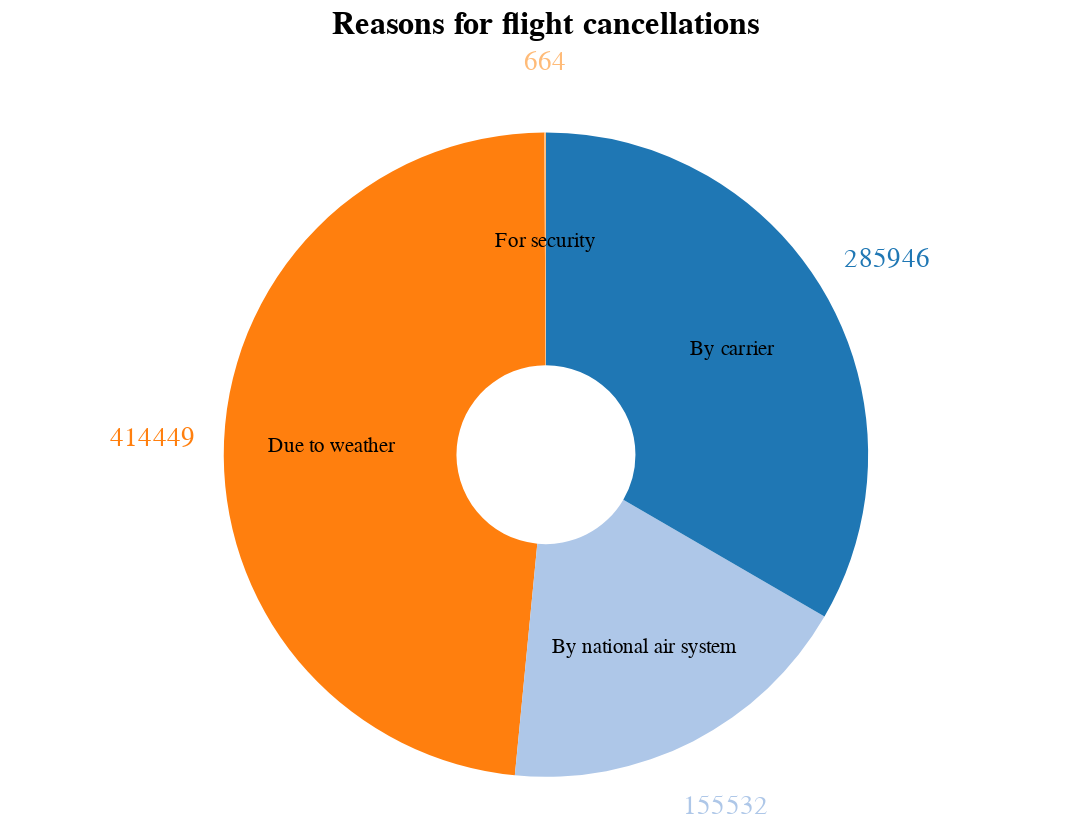

Notebook code for this chart:
### Code cell
chart = alt.Chart(cancellation_reasons).mark_arc(outerRadius=180, innerRadius=50).encode(
    theta = alt.Theta(field="count", type="quantitative", stack=True),
    color = alt.Color('Reason:N', scale=alt.Scale(scheme='category20'), legend=None),
).properties(
    title='Reasons for flight cancellations',
    width=600,
    height=300
)

pie = chart.mark_arc(outerRadius=250)
value_text = pie.mark_text(radius=220, size=15).encode(text=alt.Text('count:Q'))

pie2 = chart.mark_arc(outerRadius=150)
text = pie2.mark_text(radius=120, size=12).encode(
    text=alt.Text('Reason:N'), 
    color=alt.value("#000000")
)

(chart + text + value_text).configure_view(
    strokeWidth=0
).configure_title(
    fontSize=18
)

### Figure 1 — Vega-Lite specification as saved in the notebook (floating-point values rounded to 4 significant figures)
{"config": {"view": {"continuousWidth": 300, "continuousHeight": 300, "strokeWidth": 0}, "title": {"fontSize": 18}}, "layer": [{"mark": {"type": "arc", "innerRadius": 50, "outerRadius": 180}, "encoding": {"color": {"field": "Reason", "legend": null, "scale": {"scheme": "category20"}, "type": "nominal"}, "theta": {"field": "count", "stack": true, "type": "quantitative"}}, "title": "Reasons for flight cancellations"}, {"mark": {"type": "text", "radius": 120, "size": 12}, "encoding": {"color": {"value": "#000000"}, "text": {"field": "Reason", "type": "nominal"}, "theta": {"field": "count", "stack": true, "type": "quantitative"}}, "title": "Reasons for flight cancellations"}, {"mark": {"type": "text", "radius": 220, "size": 15}, "encoding": {"color": {"field": "Reason", "legend": null, "scale": {"scheme": "category20"}, "type": "nominal"}, "text": {"field": "count", "type": "quantitative"}, "theta": {"field": "count", "stack": true, "type": "quantitative"}}, "title": "Reasons for flight cancellations"}], "data": {"name": "data-a6440cd5beac897daecc5ed7292961d1"}, "height": 300, "width": 600, "$schema": "https://vega.github.io/schema/vega-lite/v5.20.1.json", "datasets": {"data-a6440cd5beac897daecc5ed7292961d1": [{"Reason": "Due to weather", "count": 414449}, {"Reason": "By national air system", "count": 155532}, {"Reason": "By carrier", "count": 285946}, {"Reason": "For security", "count": 664}]}}
